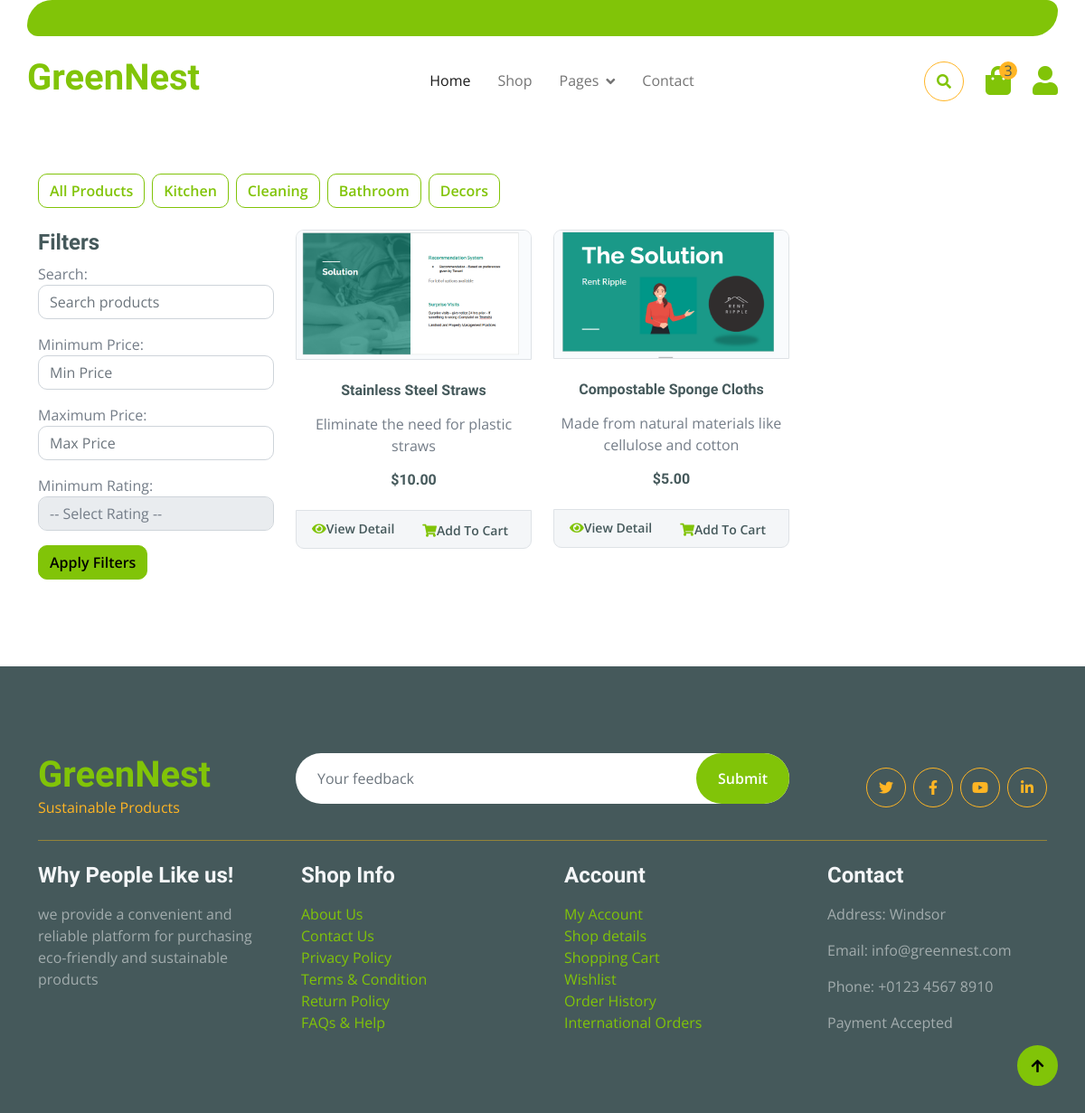
The app's page /category/1/, older data.
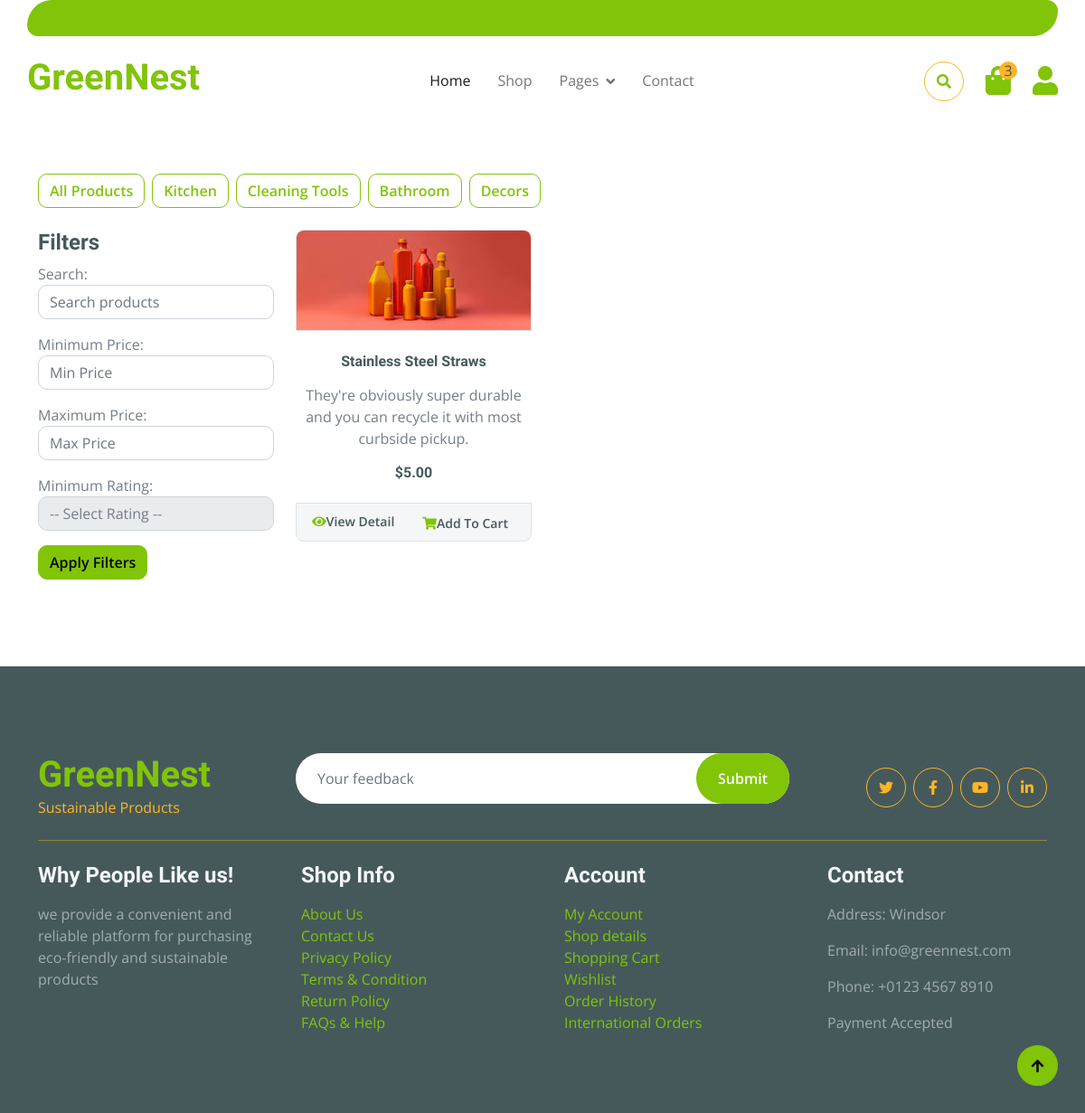
The same page, newer data.
### landingPage/models.py (models this page shows, shortened)
class Category(models.Model):
    name = models.CharField(max_length=100)

class Product(models.Model):
    name = models.CharField(max_length=255)
    description = models.TextField(default='')
    price = models.DecimalField(max_digits=10, decimal_places=2)
    category = models.ForeignKey(Category, on_delete=models.CASCADE, related_name='products', default=1)
    stock = models.PositiveIntegerField(default=100)
    image = models.ImageField(upload_to='products/images/')
    brand = models.CharField(max_length=255, default='')
    date_added = models.DateTimeField(default=timezone.now)
    last_updated = models.DateTimeField(auto_now=True)
    discount_price = models.DecimalField(max_digits=10, decimal_places=2, null=True, blank=True)
    expiration_date = models.DateField(default=one_year_from_today)
    rating = models.PositiveIntegerField(validators=[validate_rating], null=True, blank=True)

### landingPage/views.py (the view)
# urls.py: path('category/<int:category_id>/', views.category_products, name='category_products'),
def category_products(request, category_id):
    categories = Category.objects.all()
    products = Product.objects.filter(category_id=category_id)
    search_query = request.GET.get('search')
    min_price = request.GET.get('min_price')
    max_price = request.GET.get('max_price')
    rating_query = request.GET.get('rating')
    if search_query:
        products = products.filter(name__icontains=search_query) | products.filter(description__contains=search_query)
    if min_price:
        products = products.filter(price__gte=min_price)
    if max_price:
        products = products.filter(price__lte=max_price)
    if rating_query:
        products = products.filter(rating__gte=rating_query)
    context = {
        'categories': categories,
        'products': products,
        'category_id': category_id
    }
    return render(request, 'landingPage/shop.html', context)

### landingPage/templates/landingPage/shop.html (shortened to what this page needs)
{% extends 'landingPage/base.html' %}
{% load static %}
{% block content %}
<div class="container-fluid py-5 mb-5 hero-header">
</div>
<div class="container-fluid py-5">
    <div class="container">
        <div class="row">
            <div class="col-lg-12 mb-3">
                <div class="d-flex justify-content-start flex-wrap">
                    <a href="{% url 'landingPage:shop' %}" class="btn btn-outline-primary me-2 mb-2">All Products</a>
                    {% for category in categories %}
                    <a href="{% url 'landingPage:category_products' category.id %}" class="btn btn-outline-primary me-2 mb-2">{{ category.name }}</a>
                    {% endfor %}
                </div>
            </div>
            <div class="col-lg-3">
                <h4>Filters</h4>
                <form method="GET" action="{% url 'landingPage:shop' %}">
                    <div class="mb-3">
                        <label for="search">Search:</label>
                        <input type="text" id="search" name="search" class="form-control" placeholder="Search products">
                    </div>
                    <div class="mb-3">
                        <label for="min_price">Minimum Price:</label>
                        <input type="number" id="min_price" name="min_price" class="form-control" placeholder="Min Price">
                    </div>
                    <div class="mb-3">
                        <label for="max_price">Maximum Price:</label>
                        <input type="number" id="max_price" name="max_price" class="form-control" placeholder="Max Price">
                    </div>
                    <div class="mb-3">
                        <label for="rating">Minimum Rating:</label>
                        <select id="rating" name="rating" class="form-control">
                            <option value="">-- Select Rating --</option>
                        </select>
                    </div>
                    <button type="submit" class="btn btn-primary">Apply Filters</button>
                </form>
            </div>
            <div class="col-lg-9">
                <div class="row">
                    {% for product in products %}
                    <div class="col-lg-4 col-md-6 col-sm-6 pb-1">
                        <div class="card product-item border-0 mb-4">
                            <div class="card-header product-img position-relative overflow-hidden bg-transparent border p-0">
                                <img class="img-fluid w-100" src="{{ product.image.url }}" alt="{{ product.name }}">
                            </div>
                            <div class="card-body border-left border-right text-center p-0 pt-4 pb-3">
                                <h6 class="text-truncate mb-3">{{ product.name }}</h6>
                                <p>{{ product.description }}</p>
                                <div class="d-flex justify-content-center">
                                    <h6>${{ product.price }}</h6>
                                </div>
                            </div>
                            <div class="card-footer d-flex justify-content-between bg-light border">
                                <a href="{% url 'landingPage:product_detail' product.id %}" class="btn btn-sm text-dark p-0"><i class="fas fa-eye text-primary mr-1"></i>View Detail</a>
                                <form action="{% url 'landingPage:add_to_cart' product.id %}" method="post" class="me-2">
                                    <button type="submit" class="btn btn-sm text-dark p-0"><i class="fas fa-shopping-cart text-primary mr-1"></i>Add To Cart</button>
                                </form>
                            </div>
                        </div>
                    </div>
                    {% endfor %}
                </div>
            </div>
        </div>
    </div>
</div>
{% endblock %}

Row changes from the older to the newer data that the page shows:
no longer on this page (row edited): Product: image (picture), name "Compostable Sponge Cloths", description "Made from natural materials like cellulose and cotton", price "5.00"
changed Category: name "Cleaning" → "Cleaning Tools"
changed Product "Stainless Steel Straws": image: a different picture; description "Eliminate the need for plastic straws" → "They're obviously super durable and you can recycle it with most curbside pickup."; price "10.00" → "5.00"
